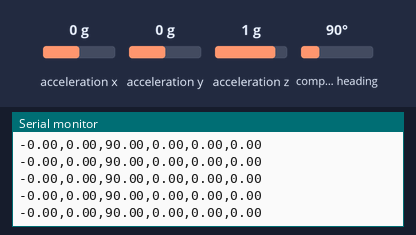
The sketch below on a simulated ESP32. On the bench: the last lines printed to the serial monitor. Inputs (shaded band) come from the test bench; at power-on: acceleration x 0 g, acceleration y 0 g, acceleration z 1 g, compass heading 90°.

Above: at 1.4 s.
1.5 s: acceleration x set to -1.4 g
At 2.5 s:
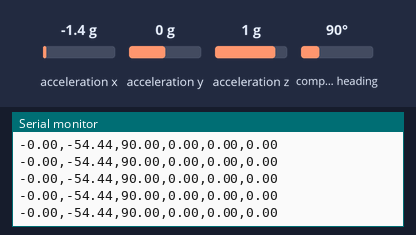
3.0 s: acceleration y set to -1.4 g
At 4.0 s:
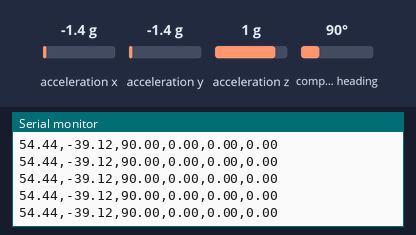
4.5 s: acceleration z set to -1.4 g
At 5.5 s:
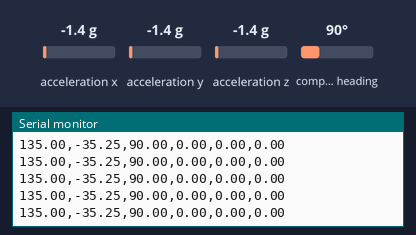
6.0 s: compass heading set to 7°
At 7.1 s:
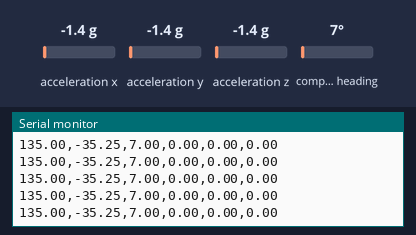
Timing chart, 0 to 8.5 s (numbered marks = the images above; inputs shaded):
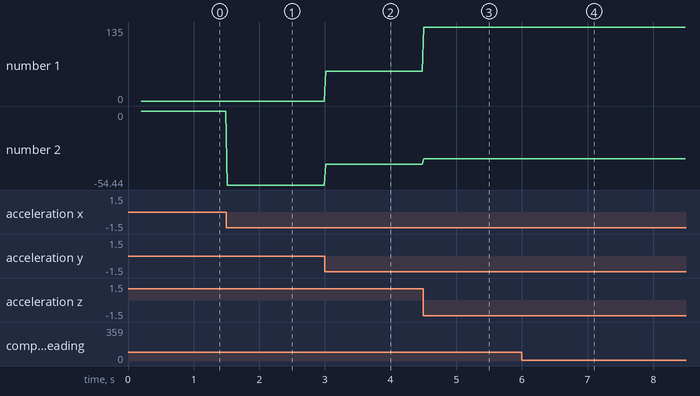

Measured:
- after the input at 1.5 s, the serial monitor: prints a new line at once (image 1)
- after the input at 3.0 s, the serial monitor: prints a new line at once (image 2)
- after the input at 4.5 s, the serial monitor: prints a new line at once (image 3)
- after the input at 6.0 s, the serial monitor: prints a new line at once (image 4)
- plotted number 1: 0 → 54.44 after the input at 3.0 s, 54.44 → 135 after the input at 4.5 s
- plotted number 2: 0 → -54.44 after the input at 1.5 s, -54.44 → -39.12 after the input at 3.0 s, -39.12 → -35.25 after the input at 4.5 s

The sketch:

esp32_bno055_telemetry.ino
```cpp
/**
 * ESP32 + Bosch BNO055 Absolute Orientation 9-DOF Sensor Telemetry
 *
 * The BNO055 features an onboard ARM processor with Bosch Sensortec fusion
 * providing drift-free absolute Pitch, Roll, and Yaw (Compass Heading).
 *
 * Hardware Wiring:
 *   ESP32 Pin      BNO055 Pin
 *   -------------------------
 *   3V3     -----> VIN
 *   GND     -----> GND
 *   GPIO 21 -----> SDA
 *   GPIO 22 -----> SCL
 *
 * Required Arduino Libraries:
 *   - Adafruit BNO055 (by Adafruit)
 *   - Adafruit Unified Sensor (by Adafruit)
 *
 * Serial Output Format:
 *   Standard CSV: pitch,roll,yaw,ax,ay,az
 *   Baud Rate: 115200
 */

#include <Wire.h>
#include <Adafruit_Sensor.h>
#include <Adafruit_BNO055.h>
#include <utility/imumaths.h>

Adafruit_BNO055 bno = Adafruit_BNO055(55, 0x28, &Wire);

void setup() {
  Serial.begin(115200);
  while (!Serial) delay(10);

  Wire.begin(21, 22, 400000); // 400kHz I2C

  if (!bno.begin()) {
    Serial.println("// ERROR: BNO055 sensor not detected. Check I2C address (0x28 or 0x29) and wiring!");
    while (1) delay(500);
  }

  delay(200);
  bno.setExtCrystalUse(true);
  Serial.println("// BNO055 Initialized. Streaming 9-DOF fused flight orientation...");
}

void loop() {
  // Read Fused Euler Orientation (degrees)
  // bno.getVector returns:
  // x = Heading / Yaw (0 to 360)
  // y = Roll (-180 to 180)
  // z = Pitch (-90 to 90)
  imu::Vector<3> euler = bno.getVector(Adafruit_BNO055::VECTOR_EULER);

  // Read Linear Acceleration (m/s^2 without gravity)
  imu::Vector<3> linearAcc = bno.getVector(Adafruit_BNO055::VECTOR_LINEARACCEL);

  float yaw   = euler.x();
  float roll  = euler.y();
  float pitch = euler.z();

  float ax = linearAcc.x();
  float ay = linearAcc.y();
  float az = linearAcc.z();

  // Transmit standard telemetry sentence: pitch,roll,yaw,ax,ay,az
  Serial.printf("%.2f,%.2f,%.2f,%.2f,%.2f,%.2f\n", pitch, roll, yaw, ax, ay, az);

  delay(20); // ~50Hz stream rate
}
```
